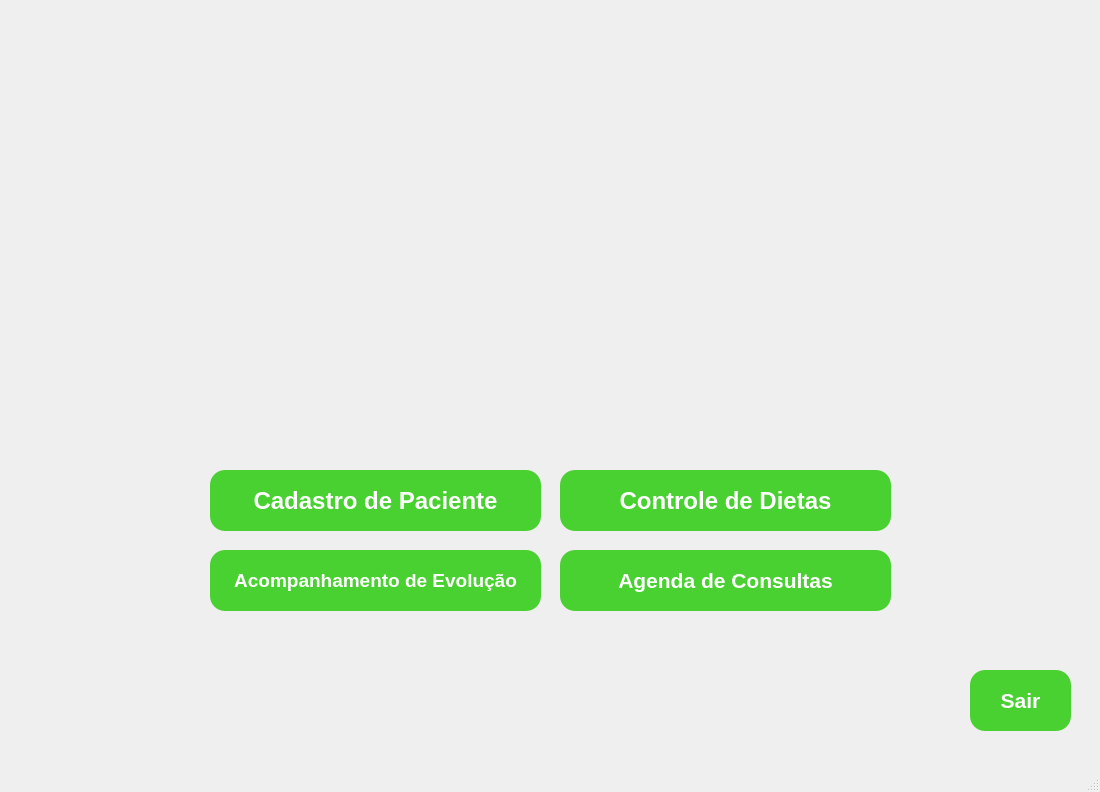
<?xml version="1.0" encoding="UTF-8"?>
<ui version="4.0">
 <class>MainWindow</class>
 <widget class="QMainWindow" name="MainWindow">
  <property name="geometry">
   <rect>
    <x>0</x>
    <y>0</y>
    <width>1100</width>
    <height>792</height>
   </rect>
  </property>
  <property name="windowTitle">
   <string>MainWindow</string>
  </property>
  <widget class="QWidget" name="centralwidget">
   <widget class="QLabel" name="label">
    <property name="geometry">
     <rect>
      <x>0</x>
      <y>-10</y>
      <width>1101</width>
      <height>771</height>
     </rect>
    </property>
    <property name="text">
     <string/>
    </property>
    <property name="pixmap">
     <pixmap>nutricao.jpg</pixmap>
    </property>
    <property name="scaledContents">
     <bool>true</bool>
    </property>
   </widget>
   <widget class="QPushButton" name="pushButton">
    <property name="geometry">
     <rect>
      <x>210</x>
      <y>470</y>
      <width>331</width>
      <height>61</height>
     </rect>
    </property>
    <property name="font">
     <font>
      <pointsize>18</pointsize>
      <weight>75</weight>
      <bold>true</bold>
     </font>
    </property>
    <property name="styleSheet">
     <string notr="true">background-color: #49d031;
opacity : 0.5;
color:#ffffff;
border-radius:15px;
</string>
    </property>
    <property name="text">
     <string>Cadastro de Paciente</string>
    </property>
   </widget>
   <widget class="QPushButton" name="pushButton_2">
    <property name="geometry">
     <rect>
      <x>560</x>
      <y>470</y>
      <width>331</width>
      <height>61</height>
     </rect>
    </property>
    <property name="font">
     <font>
      <pointsize>18</pointsize>
      <weight>75</weight>
      <bold>true</bold>
     </font>
    </property>
    <property name="styleSheet">
     <string notr="true">background-color:#49d031;
color:#ffffff;
border-radius:15px;</string>
    </property>
    <property name="text">
     <string>Controle de Dietas</string>
    </property>
   </widget>
   <widget class="QPushButton" name="pushButton_3">
    <property name="geometry">
     <rect>
      <x>210</x>
      <y>550</y>
      <width>331</width>
      <height>61</height>
     </rect>
    </property>
    <property name="font">
     <font>
      <pointsize>14</pointsize>
      <weight>75</weight>
      <bold>true</bold>
     </font>
    </property>
    <property name="styleSheet">
     <string notr="true">background-color:#49d031;
color:#ffffff;
border-radius:15px;</string>
    </property>
    <property name="text">
     <string>Acompanhamento de Evolução</string>
    </property>
   </widget>
   <widget class="QPushButton" name="pushButton_4">
    <property name="geometry">
     <rect>
      <x>560</x>
      <y>550</y>
      <width>331</width>
      <height>61</height>
     </rect>
    </property>
    <property name="font">
     <font>
      <pointsize>16</pointsize>
      <weight>75</weight>
      <bold>true</bold>
     </font>
    </property>
    <property name="styleSheet">
     <string notr="true">background-color:#49d031;
color:#ffffff;
border-radius:15px;</string>
    </property>
    <property name="text">
     <string>Agenda de Consultas</string>
    </property>
   </widget>
   <widget class="QPushButton" name="pushButton_5">
    <property name="geometry">
     <rect>
      <x>970</x>
      <y>670</y>
      <width>101</width>
      <height>61</height>
     </rect>
    </property>
    <property name="font">
     <font>
      <pointsize>16</pointsize>
      <weight>75</weight>
      <bold>true</bold>
     </font>
    </property>
    <property name="styleSheet">
     <string notr="true">background-color:#49d031;
color:#ffffff;
border-radius:15px;</string>
    </property>
    <property name="text">
     <string>Sair</string>
    </property>
   </widget>
  </widget>
  <widget class="QMenuBar" name="menubar">
   <property name="geometry">
    <rect>
     <x>0</x>
     <y>0</y>
     <width>1100</width>
     <height>21</height>
    </rect>
   </property>
  </widget>
  <widget class="QStatusBar" name="statusbar"/>
 </widget>
 <resources/>
 <connections/>
</ui>
